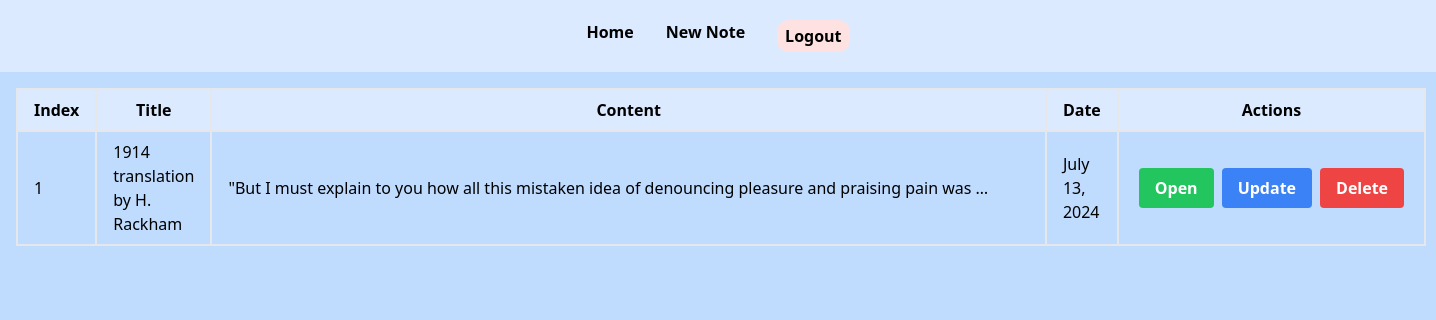
The app's page / (signed in) with its own data.
### main/models.py (models this page shows, shortened)
class Notess(models.Model):
    user = models.ForeignKey(User, on_delete=models.CASCADE)
    title = models.CharField(max_length=200)
    content = models.TextField()
    create_date = models.DateField(blank=True, null=True)
    update_date = models.DateField(blank=True, null=True)

### main/views.py (the view)
# urls.py: 2. Add a URL to urlpatterns:  path('', views.home, name='home')
@login_required
def home(request):
    notes = Notess.objects.filter(user=request.user)
    context = {
        "notes": notes
    }
    return render(request, 'home.html', context)

### main/templates/home.html (shortened to what this page needs)
{% extends "base.html" %}
{% load static %}
{% block content %}
<div class="main p-4 items-center justify-center">
    <table class="border-collapse w-full">
        <thead>
            <tr class="bg-blue-100">
                <th class="border-2 px-4 py-2">Index</th>
                <th class="border-2 px-4 py-2">Title</th>
                <th class="border-2 px-96 py-2">Content</th>
                <th class="border-2 px-4 py-2">Date</th>
                <th class="border-2 px-4 py-2">Actions</th>
            </tr>
        </thead>
        <tbody>
            {% for note in notes %}
            <tr>
                <td class="border-2 px-4 py-2">{{ forloop.counter }}</td>
                <td class="border-2 px-4 py-2">{{ note.title }}</td>
                <td class="border-2 px-4 py-2">{{ note.content|striptags|truncatechars:100 }}</td>
                <td class="border-2 px-4 py-2">{{ note.create_date }}</td>
                <td class="border-2 px-4 py-2">
                    <div class="flex justify-center">
                        <form action="{% url 'show' note.id %}" method="get" class="inline">
                            <button type="submit" class="bg-green-500 hover:bg-green-700 text-white font-bold px-4 py-2 rounded mx-1">Open</button>
                        </form>
                        <form action="{% url 'update_note' note.id %}" method="get" class="inline">
                            <button class="bg-blue-500 hover:bg-blue-700 text-white font-bold py-2 px-4 rounded mx-1">Update</button>
                        </form>
                        <form action="{% url 'delete_note' note.id %}" method="post" class="inline">
                            <button type="submit" class="bg-red-500 hover:bg-red-700 text-white font-bold px-4 py-2 rounded mx-1">Delete</button>
                        </form>
                    </div>
                </td>
            </tr>
            {% endfor %}
        </tbody>
    </table>
</div>
{% endblock content %}

### records on screen
Notess: title "1914 translation by H. Rackham", content "\"But I must explain to you how all this mistaken idea of denouncing pleasure and praising pain was …", create_date "July 13, 2024"
